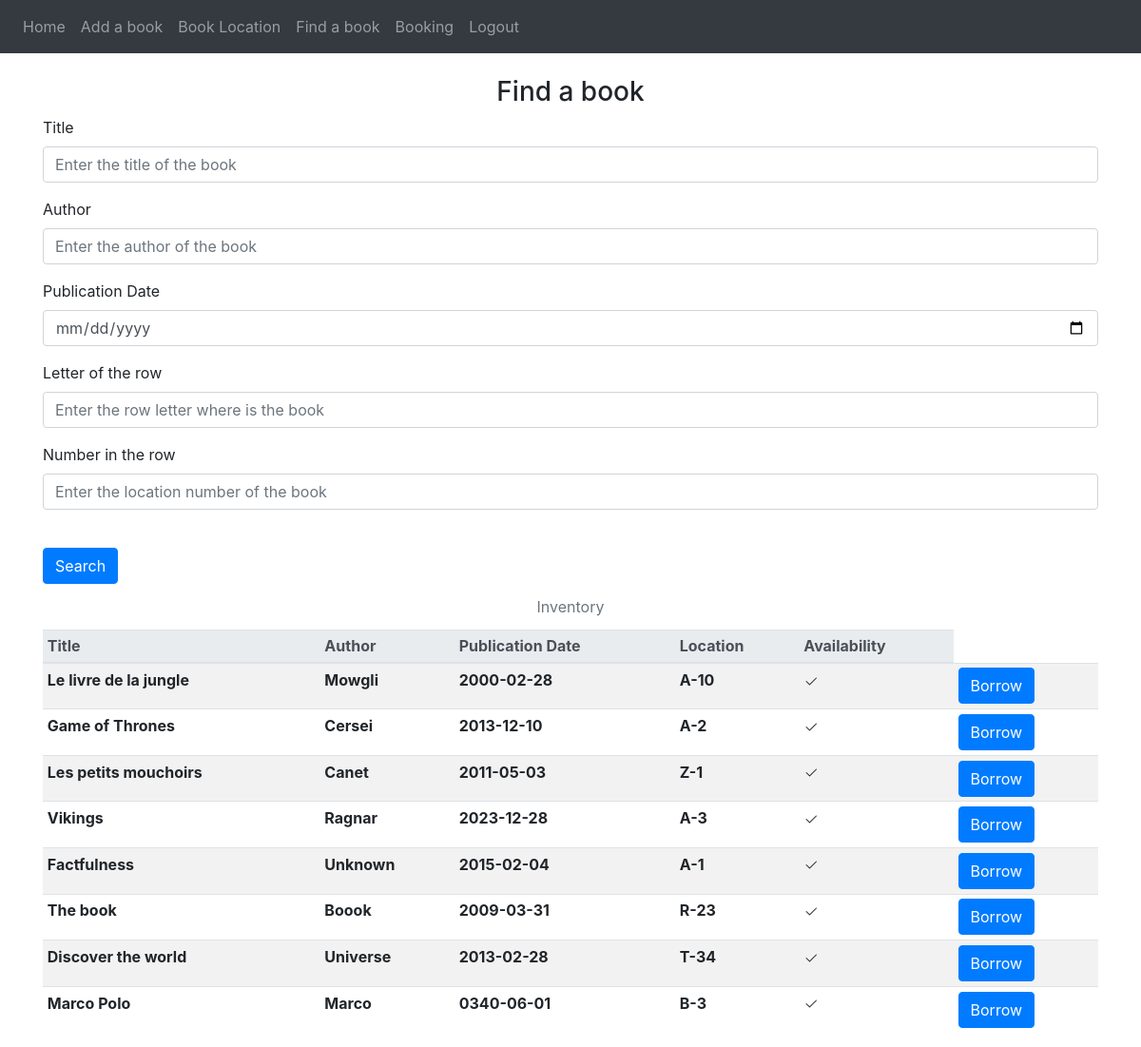
/find-book (signed in), run on the app's committed database.
### website/models/book.py (models this page shows)
class Book(db.Model):
    id = db.Column(db.Integer, primary_key=True)
    title = db.Column(db.String(1000))
    author = db.Column(db.String(1000))
    publication_date = db.Column(db.Date)
    row_letter = db.Column(db.String(10))
    row_number = db.Column(db.Integer)
    available = db.Column(db.Boolean, default=False)

### website/views/interface.py (the view, shortened to what this page needs)
@v1.route('/find-book', methods=['GET', 'POST'])
@login_required
def find_book():
    inventory = Book.query.all()
    return render_template('find_book.html', inventory=inventory, user=current_user)

### website/__init__.py (called while the page is built)
def create_app():
    app = Flask(__name__)
    app.config['SECRET_KEY'] = 'Manadge project'
    app.config['SQLALCHEMY_DATABASE_URI'] = f'sqlite:///{DB_NAME}'
    db.init_app(app)
    from website.views.interface import v1
    import website.views.authentification
    app.register_blueprint(v1)
    create_db(app)
    login_manager = LoginManager()
    login_manager.login_view = 'interface.home_page'
    login_manager.init_app(app)
    from website.models.user import User
    @login_manager.user_loader
    def load_user(id):
        return User.query.get(int(id))#get is searching directly on the primarly key
    return app

### website/templates/find_book.html (shortened to what this page needs)
{% extends "header.html" %} {% block title %}Find a book{% endblock %} {% block content %}
    <form method="POST">
        <h3 align="center">Find a book</h3>
        <div class="form-group">
            <label for="title">Title</label>
            <input
                    type="text"
                    class="form-control"
                    id="title"
                    name="title"
                    placeholder="Enter the title of the book"
            />
        </div>
        <div class="form-group">
            <label for="author">Author</label>
            <input
                    type="text"
                    class="form-control"
                    id="author"
                    name="author"
                    placeholder="Enter the author of the book"
            />
        </div>
        <div class="form-group">
            <label for="publicationDate">Publication Date</label>
            <input
                    type="date"
                    class="form-control"
                    id="publicationDate"
                    name="publicationDate"
                    placeholder="Enter the publication date of the book"
            />
        </div>
        <div class="form-group">
            <label for="rowLetter">Letter of the row</label>
            <input
                    type="text"
                    class="form-control"
                    id="rowLetter"
                    name="rowLetter"
                    placeholder="Enter the row letter where is the book"
            />
        </div>
        <div class="form-group">
            <label for="rowNumber">Number in the row</label>
            <input
                    type="number"
                    class="form-control"
                    id="rowNumber"
                    name="rowNumber"
                    placeholder="Enter the location number of the book"
            />
        </div>
        <br/>
        <input type="submit" value="Search" class="btn btn-primary"></input>
    </form>
    <table class="table table-striped table-hover table-sm ">
        <caption style="caption-side: top; text-align: center;">Inventory</caption>
        <thead class="thead-light">
        <tr>
            <th>Title</th>
            <th>Author</th>
            <th>Publication Date</th>
            <th>Location</th>
            <th>Availability</th>
        </tr>
        </thead>
        {% for book in inventory %}
            <tr>
                <th>{{ book.title }}</th>
                <th>{{ book.author }}</th>
                <th>{{ book.publication_date }}</th>
                <th>{{ book.row_letter }}-{{ book.row_number }}</th>
                {% if book.available %}
                    <th><i class="bi bi-check2">
                        <svg xmlns="http://www.w3.org/2000/svg" width="16" height="16" fill="currentColor"
                             class="bi bi-check2" viewBox="0 0 16 16">
                            <path d="M13.854 3.646a.5.5 0 0 1 0 .708l-7 7a.5.5 0 0 1-.708 0l-3.5-3.5a.5.5 0 1 1 .708-.708L6.5 10.293l6.646-6.647a.5.5 0 0 1 .708 0z"/>
                        </svg>
                    </i></th>
                    <th>
                        <form method="post">
                            <input type="submit" name="Borrow" value="Borrow" class="btn btn-primary">
                        </form>
                    </th>
                {% endif %}
            </tr>
        {% endfor %}
    </table>
{% endblock %}

### data on the page
Book: title "Le livre de la jungle", author "Mowgli", publication_date "2000-02-28", row_letter "A", row_number "10"
Book: title "Game of Thrones", author "Cersei", publication_date "2013-12-10", row_letter "A", row_number "2"
Book: title "Les petits mouchoirs", author "Canet", publication_date "2011-05-03", row_letter "Z", row_number "1"
Book: title "Vikings", author "Ragnar", publication_date "2023-12-28", row_letter "A", row_number "3"
Book: title "Factfulness", author "Unknown", publication_date "2015-02-04", row_letter "A", row_number "1"
Book: title "The book", author "Boook", publication_date "2009-03-31", row_letter "R", row_number "23"
Book: title "Discover the world", author "Universe", publication_date "2013-02-28", row_letter "T", row_number "34"
Book: title "Marco Polo", author "Marco", publication_date "0340-06-01", row_letter "B", row_number "3"
